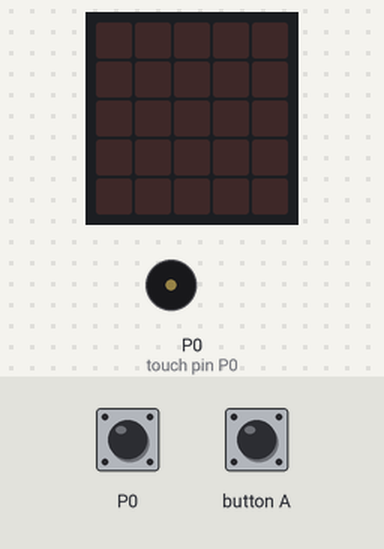
Simulated run of this program. Board: BBC micro:bit (MakeCode). Shown: the board's 5×5 LED display, buzzer (waves = sounding). The test bench sets the inputs (shaded band).

Above: at 1.2 s.
1.3 s: touch pin P0 pressed for 0.15 s
At 2.0 s:
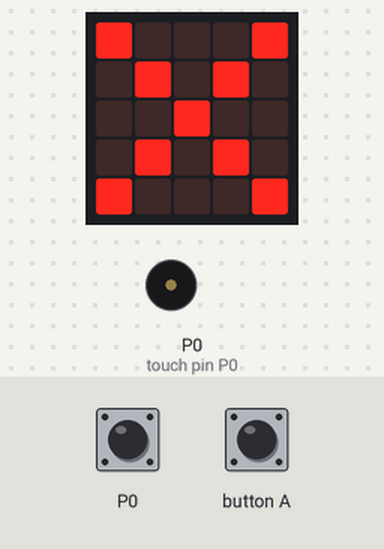
At 3.3 s:
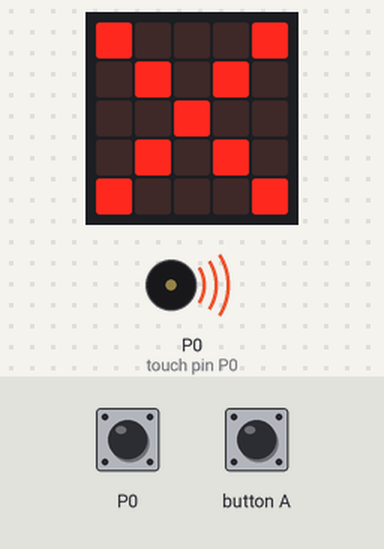
4.4 s: button A pressed for 0.15 s
At 5.5 s:
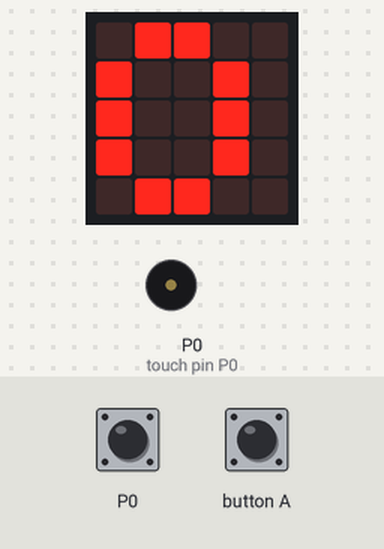
Timing chart, 0 to 7.4 s (numbered marks = the images above; inputs shaded):
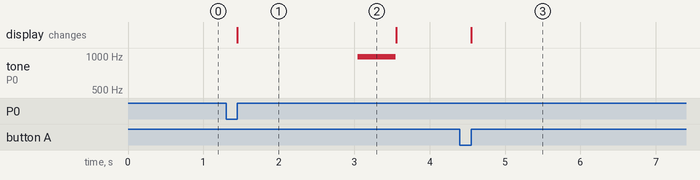

Measured:
- after the input at 1.3 s, tone on P0 (touch pin P0): silent → 988 Hz after 1.8 s, → silent 0.50 s later; the display: changes after 0.15 s (image 1)
- after the input at 4.4 s, the display: changes after 0.15 s (image 3)
- what the display in image 1 shows lasts 2.1 s, from 1.5 s to 3.6 s

The program:

main.ts
```typescript
let Fail = 0
input.onPinPressed(TouchPin.P0, function () {
    basic.showIcon(IconNames.No)
    basic.pause(1000)
    Fail += 1
    music.play(music.tonePlayable(988, music.beat(BeatFraction.Whole)), music.PlaybackMode.UntilDone)
    basic.showNumber(Fail)
})
input.onButtonPressed(Button.A, function () {
    Fail = 0
    basic.showNumber(Fail)
})
basic.forever(function () {

})
```

test.ts
```typescript
// testes vão aqui; isto não será compilado quando este pacote for usado como uma extensão.
```
